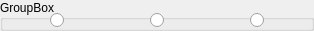
  <widget class="QGroupBox" name="metapaths_stepsGENBANK_FILE">
   <property name="geometry">
    <rect>
     <x>310</x>
     <y>580</y>
     <width>314</width>
     <height>31</height>
    </rect>
   </property>
   <property name="toolTip">
    <string>&lt;!DOCTYPE HTML PUBLIC &quot;-//W3C//DTD HTML 4.0//EN&quot; &quot;http://www.w3.org/TR/REC-html40/strict.dtd&quot;&gt;
&lt;html&gt;&lt;head&gt;&lt;meta name=&quot;qrichtext&quot; content=&quot;1&quot; /&gt;&lt;style type=&quot;text/css&quot;&gt;
p, li { white-space: pre-wrap; }
&lt;/style&gt;&lt;/head&gt;&lt;body style=&quot; font-family:'Lucida Grande'; font-size:13pt; font-weight:400; font-style:normal;&quot;&gt;
&lt;p style=&quot; margin-top:0px; margin-bottom:0px; margin-left:0px; margin-right:0px; -qt-block-indent:0; text-indent:0px;&quot;&gt;&lt;span style=&quot; font-size:12pt;&quot;&gt;The functional and taxonomic annotations created for the individual ORFs are used to create genbank files for each of the samples.&lt;/span&gt;&lt;/p&gt;
&lt;p align=&quot;justify&quot; style=&quot;-qt-paragraph-type:empty; margin-top:0px; margin-bottom:0px; margin-left:0px; margin-right:0px; -qt-block-indent:0; text-indent:0px; font-size:12pt;&quot;&gt;&lt;br /&gt;&lt;/p&gt;
&lt;p align=&quot;justify&quot; style=&quot; margin-top:0px; margin-bottom:0px; margin-left:0px; margin-right:0px; -qt-block-indent:0; text-indent:0px;&quot;&gt;&lt;span style=&quot; font-size:12pt;&quot;&gt;The outputs are dropped in the &lt;/span&gt;&lt;span style=&quot; font-size:12pt; color:#20d54c;&quot;&gt;genbank&lt;/span&gt;&lt;span style=&quot; font-size:12pt;&quot;&gt; folder in files with &lt;/span&gt;&lt;span style=&quot; font-size:12pt; color:#48d173;&quot;&gt;.gbk&lt;/span&gt;&lt;span style=&quot; font-size:12pt;&quot;&gt; extension.&lt;/span&gt;&lt;/p&gt;&lt;/body&gt;&lt;/html&gt;</string>
   </property>
   <property name="title">
    <string>GroupBox</string>
   </property>
   <property name="flat">
    <bool>true</bool>
   </property>
   <widget class="QRadioButton" name="genbank_fileYES">
    <property name="geometry">
     <rect>
      <x>50</x>
      <y>0</y>
      <width>51</width>
      <height>41</height>
     </rect>
    </property>
    <property name="text">
     <string/>
    </property>
   </widget>
   <widget class="QRadioButton" name="genbank_fileSKIP">
    <property name="geometry">
     <rect>
      <x>150</x>
      <y>0</y>
      <width>51</width>
      <height>41</height>
     </rect>
    </property>
    <property name="text">
     <string/>
    </property>
   </widget>
   <widget class="QRadioButton" name="genbank_fileREDO">
    <property name="geometry">
     <rect>
      <x>250</x>
      <y>0</y>
      <width>51</width>
      <height>41</height>
     </rect>
    </property>
    <property name="text">
     <string/>
    </property>
   </widget>
  </widget>
